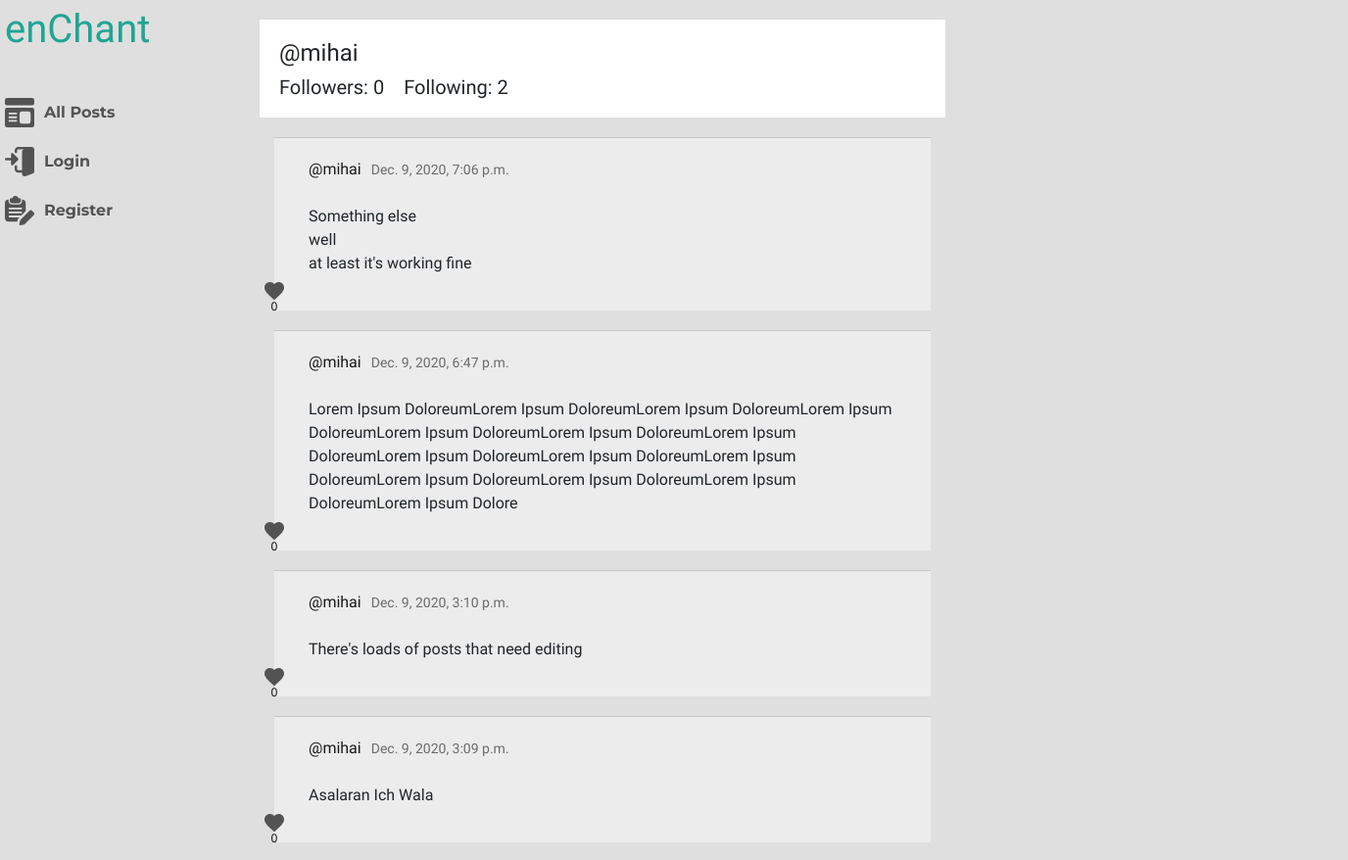
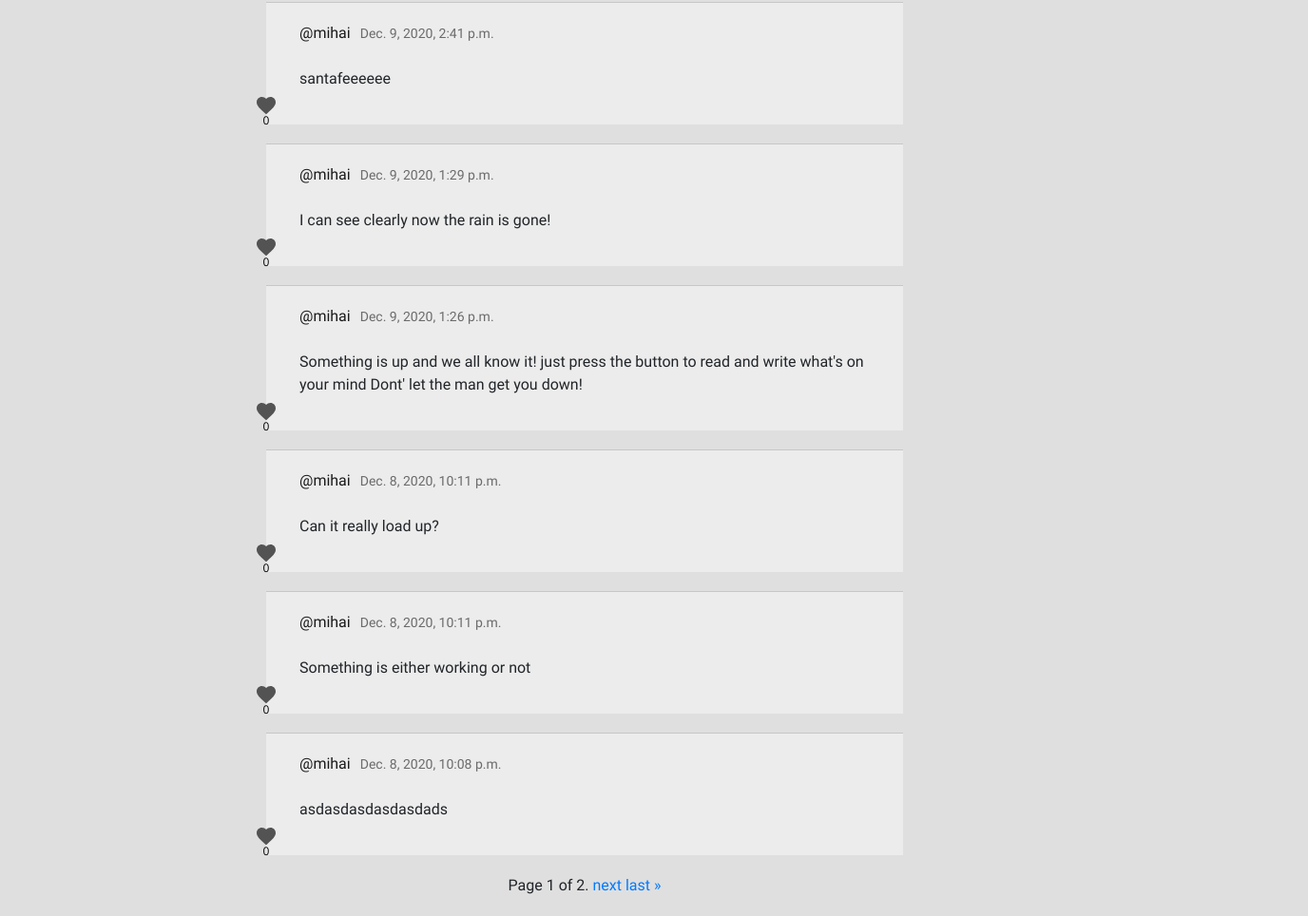
The page /profile/5 on the database as committed earlier (2 pictures, top to bottom).
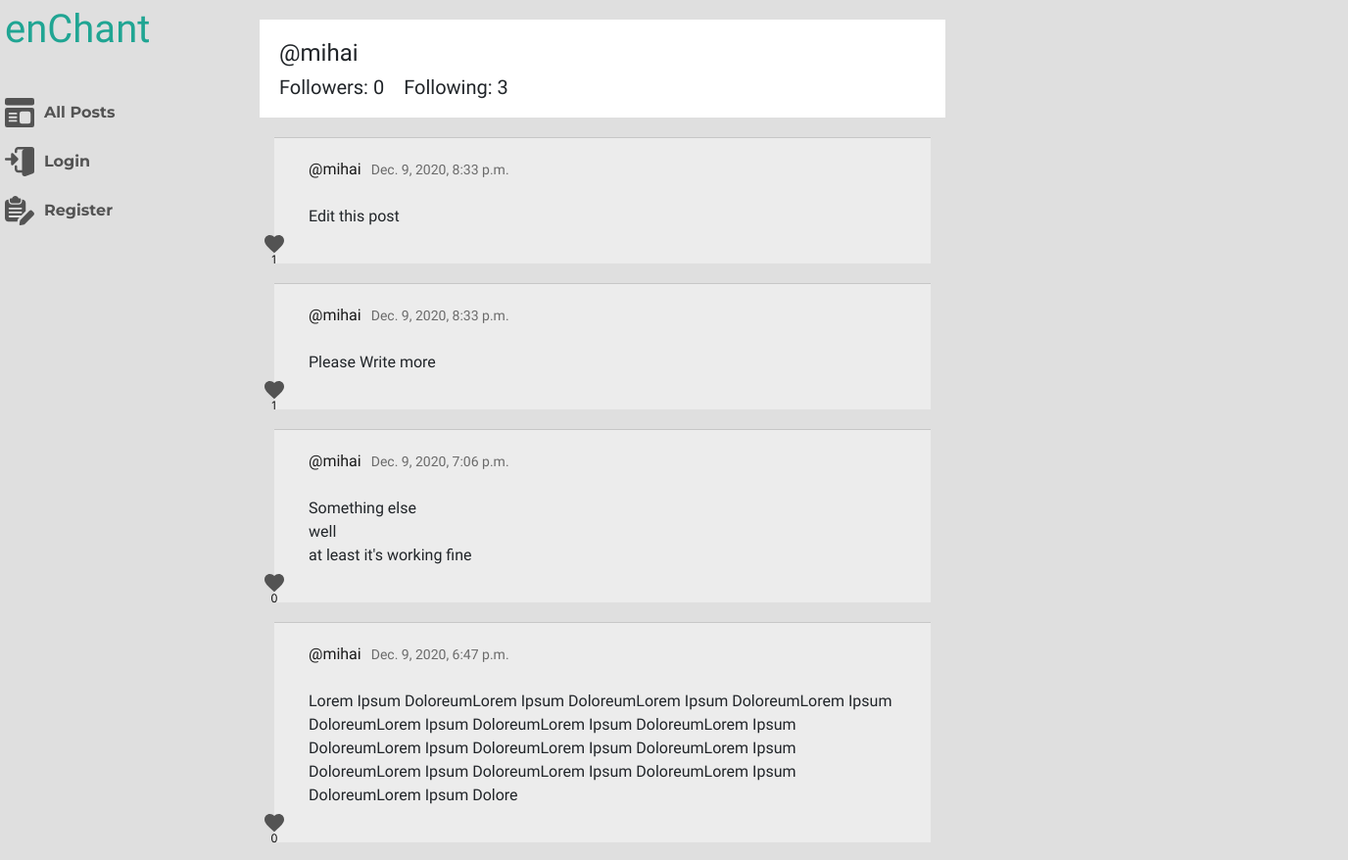
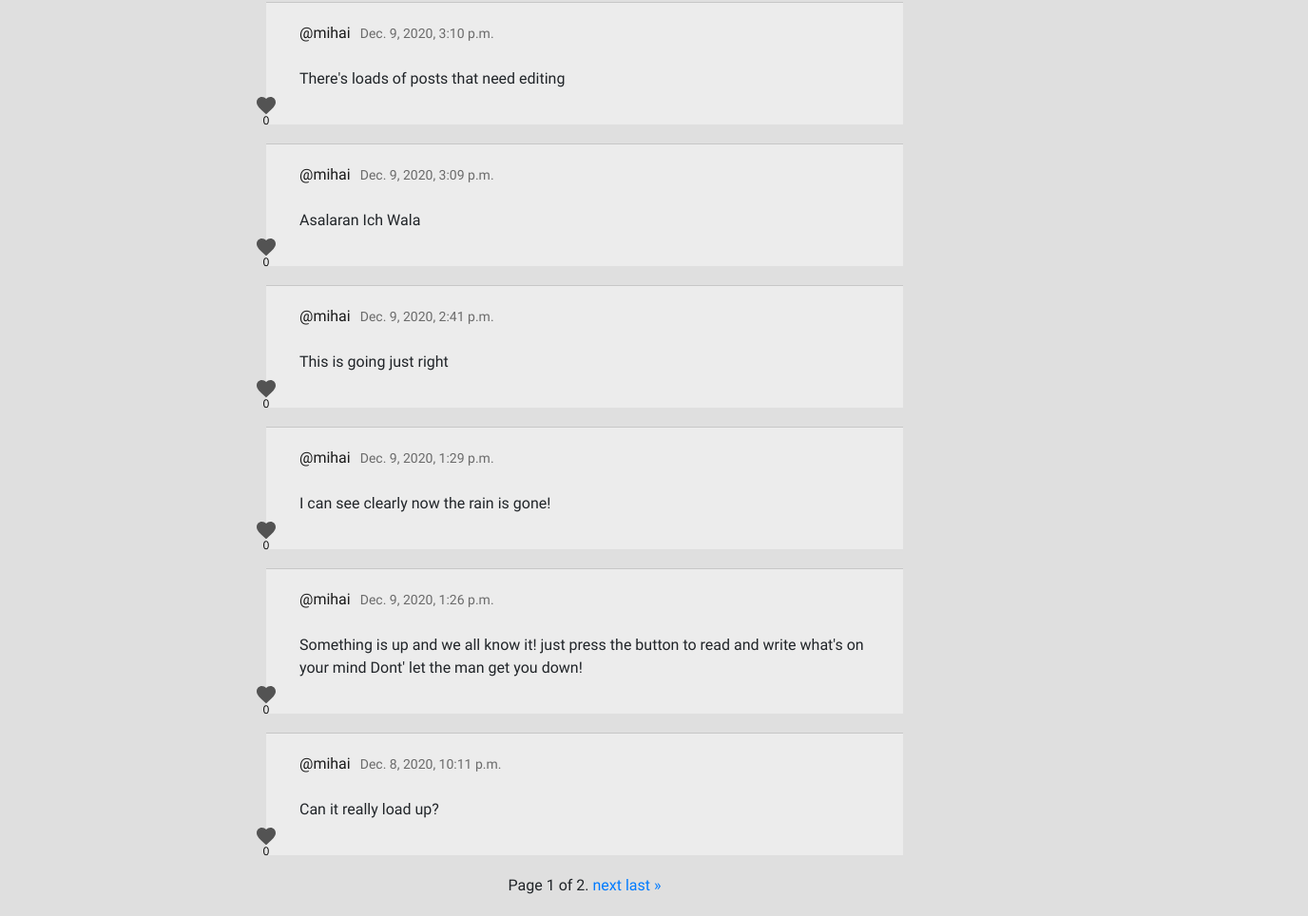
The same page on the database as committed later (2 pictures, top to bottom).
### network/models.py (models this page shows, shortened)
class Profile(models.Model):
    user = models.ForeignKey(settings.AUTH_USER_MODEL, on_delete=models.CASCADE, related_name="profile")
    followers = models.ManyToManyField(User, blank=True, related_name="followers")
    following = models.ManyToManyField(User, blank=True, related_name="following")

class User(AbstractUser):
    pass

class Post(models.Model):
    user = models.ForeignKey(settings.AUTH_USER_MODEL, on_delete=models.CASCADE, related_name="posts")
    content = models.CharField(max_length = 256)
    date_added = models.DateTimeField(auto_now_add=True)
    edited = models.BooleanField(default=False)
    like = models.ManyToManyField(User, blank=True, related_name="likes")

### network/views.py (the view)
# urls.py: path("profile/<int:user_id>", views.display_profile_view, name="display_profile_view"),
def display_profile_view(request, user_id):
    profile_user = User.objects.get(pk=user_id)
    current_user = request.user
    profile = Profile.objects.get(user=profile_user)
    posts_list = profile_user.posts.all().order_by('-date_added')
    same_user_check = compare_user(profile_user, current_user)
    if current_user in profile.followers.all():
        following = True
    else:
        following = False
    paginator = Paginator(posts_list, 10)
    page_number = request.GET.get('page')
    page_obj = paginator.get_page(page_number)
    context = {
        "page_obj": page_obj,
        "profile" : profile,
        "same_user_check": same_user_check,
        "following": following,
    }
    return render(request, "network/profile.html", context)

### network/helpers.py (called while the page is built)
def compare_user(user1, user2):
    if user1 == user2:
        return True
    return False

### network/templates/network/profile.html (shortened to what this page needs)
{% extends "network/layout.html" %}
{% load static %}
{% block body %}
    <div class="profile-page">
        <div class="profile">
            <div class="profile-user">
                <h1 class="profile-username">
                    @{{ profile.user.username }}
                </h1>
            </div>
            <div class="profile-follow">
                <h2 id="followers" class="profile-follow-stats">Followers: {{ profile.followers.count }}</h2>
                <h2 id="following" class="profile-follow-stats">Following: {{ profile.following.count }}</h2>
            </div>
        </div>
        <div class="tweets-list">
            {% for tweet in page_obj %}
            <div class="tweet-wrapper" id="tweet-{{ tweet.id }}">
                <div class="tweet">
                    <div class="tweet-header">
                        <a class="name" href="{% url 'display_profile_view' tweet.user.id %}">@{{ tweet.user.username }} </a>
                        <p class="date">{{ tweet.date_added }}</p>
                    </div>
                    <div class="tweet-content" >
                        <p id="tweet-content-{{ tweet.id }}">
                            {{ tweet.content }}
                        </p>
                    </div>
                </div>
                <div class="tweet-buttons">
                    <button class="like-button" data-id="{{ tweet.id }}">
                        {% if request.user in tweet.like.all %}
                            <img src="{% static 'network/icons/like-red.svg' %}">
                        {% else %}
                            <img src="{% static 'network/icons/like.svg' %}">
                        {% endif %}
                        <p>{{ tweet.like.count }}</p>
                    </button>
                </div>
            </div>
            {% endfor %}
        </div>
        {% if page_obj%}
            <div class="pagination">
                <span class="step-links">
                    <span class="current">
                        Page {{ page_obj.number }} of {{ page_obj.paginator.num_pages }}.
                    </span>
                    {% if page_obj.has_next %}
                        <a href="?page={{ page_obj.next_page_number }}">next</a>
                        <a href="?page={{ page_obj.paginator.num_pages }}">last &raquo;</a>
                    {% endif %}
                </span>
            </div>
        {% else %}
            <h2 class="empty-status">There are no tweets to be displayed</h2>
        {% endif %}
</div>
{% endblock %}

### network/templates/network/layout.html (shortened to what this page needs)
{% load static %}
<!DOCTYPE html>
<html lang="en">
    <head>
        <link rel="stylesheet" href="https://stackpath.bootstrapcdn.com/bootstrap/4.4.1/css/bootstrap.min.css">
        <link href="{% static 'network/styles.css' %}" rel="stylesheet">
        <link rel="stylesheet" href="https://use.fontawesome.com/releases/v5.15.1/css/all.css">
    </head>
    <body>
        <div class="body-container">
            <nav class="side-nav">
                <div class="logo">
                    <p >enChant</p>
                </div>
                <div class="buttons">
                    <ul class="side-nav-list">
                        <li class="side-nav-item">
                            <a class="list-box" href="{% url 'index' %}">
                                <img src="{% static 'network/icons/all-posts.svg' %}">
                                <p>All Posts</p>
                            </a>
                        </li>
                        {% if user.is_authenticated %}
                            <li class="list-box" class="side-nav-item">
                                <a href="{% url 'following_view' %}">
                                    <img src="{% static 'network/icons/following.svg' %}">
                                    <p>Following</p>
                                </a>
                            </li>
                            <li class="side-nav-item">
                                <a href="{% url 'display_profile_view' user.id %}">
                                    <img src="{% static 'network/icons/profile.svg' %}">
                                    <p>Profile</p>
                                </a>
                            </li>
                            <li class="side-nav-item">
                                <a href="{% url 'logout' %}">
                                    <img src="{% static 'network/icons/logout.svg' %}">
                                    <p>Logout</p>
                                </a>
                            </li>
                        {% else %}
                            <li class="side-nav-item">
                                <a href="{% url 'login' %}">
                                    <img src="{% static 'network/icons/login.svg' %}">
                                    <p>Login</p>
                                </a>
                            </li>
                            <li class="side-nav-item">
                                <a href="{% url 'register' %}">
                                    <img src="{% static 'network/icons/register.svg' %}">
                                    <p>Register</p>
                                </a>
                            </li>
                        {% endif %}
                    </ul>
                </div>
            </nav>
            <div class="body-block">
                {% block body %}
                {% endblock %}
            </div>
        </div>
    </body>
</html>

### network/static/network/styles.css (style rules this page uses)
body { -webkit-box-sizing: border-box; box-sizing: border-box; margin: 0; padding: 0; background-color: #dfdfdf; }
.body-container { width: 1366px; margin: auto; display: -webkit-box; display: -ms-flexbox; display: flex; }
.body-block { width: 700px; }
.side-nav { width: 260px; }
.side-nav .logo { font-family: 'Russo One', sans-serif; font-size: 40px; color: #20A593; }
.side-nav .logo p { margin: 0; padding: 0; }
.side-nav .buttons { margin-top: 40px; }
.side-nav .buttons .side-nav-list { list-style: none; text-align: left; margin: 0; padding: 0; }
.side-nav .buttons .side-nav-list li { margin-bottom: 20px; }
.side-nav .buttons .side-nav-list li a { display: -webkit-box; display: -ms-flexbox; display: flex; -webkit-box-align: center; -ms-flex-align: center; align-items: center; color: #535353; font-family: 'Montserrat', sans-serif; font-size: 16px; font-weight: bold; }
.side-nav .buttons .side-nav-list li a img { margin-right: 10px; width: 30px; height: 30px; }
.side-nav .buttons .side-nav-list li a p { margin: 0; padding: 0; }
.tweet-wrapper { width: 100%; position: relative; margin-bottom: 20px; }
.tweet-wrapper .tweet { border-top: 0.2px solid #c7c7c7; width: 670px; margin: auto; background: #ECECEC; padding: 20px 20px 20px 35px; }
.tweet-wrapper .tweet-header { display: -webkit-box; display: -ms-flexbox; display: flex; -webkit-box-align: center; -ms-flex-align: center; align-items: center; }
.tweet-wrapper .tweet-header .name { font-family: 'Russo One', sans-serif; font-size: 16px; font-weight: 500; color: #1a1a1a; }
.tweet-wrapper .tweet-header .date { font-family: 'Russo One', sans-serif; font-size: 14px; color: #6b6b6b; margin: 0 10px; }
.tweet-wrapper .tweet-content p { font-family: 'Source Sans Pro', sans-serif; font-size: 16px; white-space: pre-line; }
.tweet-wrapper .tweet-buttons { position: absolute; display: -webkit-box; display: -ms-flexbox; display: flex; -webkit-box-orient: vertical; -webkit-box-direction: normal; -ms-flex-direction: column; flex-direction: column; bottom: 0; -webkit-transform: translateX(3px); transform: translateX(3px); }
.tweet-wrapper .tweet-buttons button { border: none; background-color: transparent; padding: 0; margin-top: 10px; }
.tweet-wrapper .tweet-buttons button p { margin: 0; line-height: 0.7; font-family: 'Open Sans', sans-serif; font-size: 12px; }
.pagination { -webkit-box-pack: center; -ms-flex-pack: center; justify-content: center; margin-bottom: 20px; }
.pagination .step-links { font-family: 'Russo One', sans-serif; }
.profile { height: 100px; background-color: white; padding: 20px; margin: 20px 0; }
.profile-user { display: -webkit-box; display: -ms-flexbox; display: flex; -webkit-box-pack: justify; -ms-flex-pack: justify; justify-content: space-between; }
.profile-user h1 { font-family: 'Russo One', sans-serif; font-size: 24px; }
.profile-follow { font-family: 'Russo One', sans-serif; display: -webkit-box; display: -ms-flexbox; display: flex; }
.profile-follow-stats { font-size: 20px; margin-right: 20px; }

Rows that differ between the two databases and show on the page:
no longer on this page (row unchanged): Post: user.username "mihai", date_added "Dec. 8, 2020, 10:11 p.m.", content "Something is either working or not", like.count "0"
no longer on this page (row unchanged): Post: user.username "mihai", date_added "Dec. 8, 2020, 10:08 p.m.", content "asdasdasdasdasdads", like.count "0"
computed for Profile "mihai": following.count "2" → "3"
added Post: user.username "mihai", date_added "Dec. 9, 2020, 8:33 p.m.", content "Edit this post", like.count "1"
added Post: user.username "mihai", date_added "Dec. 9, 2020, 8:33 p.m.", content "Please Write more", like.count "1"
changed Post: content "santafeeeeee" → "This is going just right"
